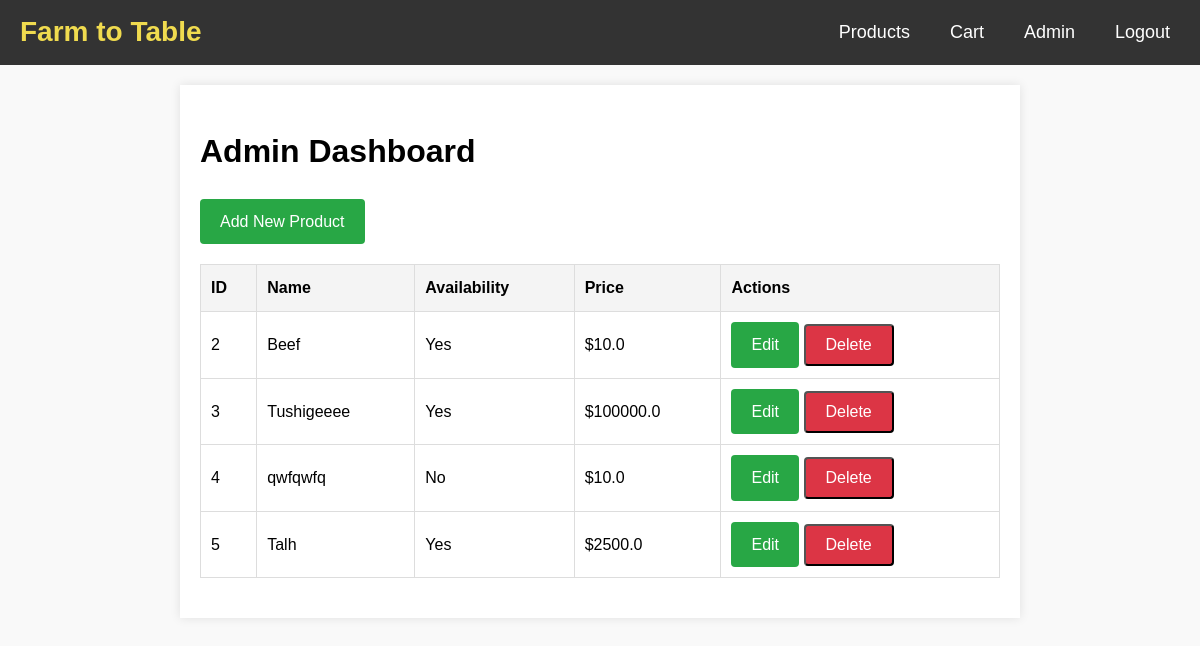
/admin (signed in), run on the app's committed database.
### models.py (models this page shows, shortened)
class Product(db.Model):
    __tablename__ = 'products'
    id = db.Column(db.Integer, primary_key=True)
    name = db.Column(db.String(100), nullable=False)
    description = db.Column(db.Text, nullable=False)
    availability = db.Column(db.Boolean, default=True)
    price = db.Column(db.Float, nullable=False)

### app.py (the view)
@app.route('/admin')
@login_required
def admin_dashboard():
    products = Product.query.all()
    delete_form = DeleteForm()
    return render_template('admin/admin_dashboard.html', products=products, delete_form=delete_form)

### forms.py
class DeleteForm(FlaskForm):
    submit = SubmitField('Delete')

### app.py (called while the page is built)
def login_required(f):
    @wraps(f)
    def decorated_function(*args, **kwargs):
        if not session.get('logged_in'):
            flash('Please log in to access the admin area.', 'danger')
            return redirect(url_for('login'))
        return f(*args, **kwargs)
    return decorated_function

### templates/admin/admin_dashboard.html (shortened to what this page needs)
{% extends 'base.html' %}
{% block content %}
<h1>Admin Dashboard</h1>
<a href="{{ url_for('add_product') }}" class="button success">Add New Product</a>
<table class="admin-table">
    <thead>
        <tr>
            <th>ID</th>
            <th>Name</th>
            <th>Availability</th>
            <th>Price</th>
            <th>Actions</th>
        </tr>
    </thead>
    <tbody>
        {% for product in products %}
            <tr>
                <td>{{ product.id }}</td>
                <td>{{ product.name }}</td>
                <td>{{ 'Yes' if product.availability else 'No' }}</td>
                <td>${{ product.price }}</td>
                <td>
                    <a href="{{ url_for('edit_product', product_id=product.id) }}" class="button success">Edit</a>
                    <form action="{{ url_for('delete_product', product_id=product.id) }}" method="POST" class="inline-form">
                        {{ delete_form.submit(class="button danger") }}
                    </form>
                </td>
            </tr>
        {% endfor %}
    </tbody>
</table>
{% endblock %}

### static/styles.css (style rules this page uses)
body { font-family: 'Arial', sans-serif; line-height: 1.6; margin: 0; padding: 0; background-color: #f9f9f9; }
.button { display: inline-block; padding: 10px 20px; font-size: 16px; color: #fff; text-align: center; border-radius: 4px; text-decoration: none; }
.button.success { background-color: #28a745; }
.button.danger { background-color: #dc3545; }
.admin-table { width: 100%; border-collapse: collapse; margin: 20px 0; }
.admin-table th, .admin-table td { border: 1px solid #ddd; padding: 10px; text-align: left; }
.admin-table th { background-color: #f4f4f4; font-weight: bold; }
.inline-form { display: inline; }

### data on the page
Product: id "2", name "Beef", availability "Yes", price "10.0"
Product: id "3", name "Tushigeeee", availability "Yes", price "100000.0"
Product: id "4", name "qwfqwfq", availability "No", price "10.0"
Product: id "5", name "Talh", availability "Yes", price "2500.0"
